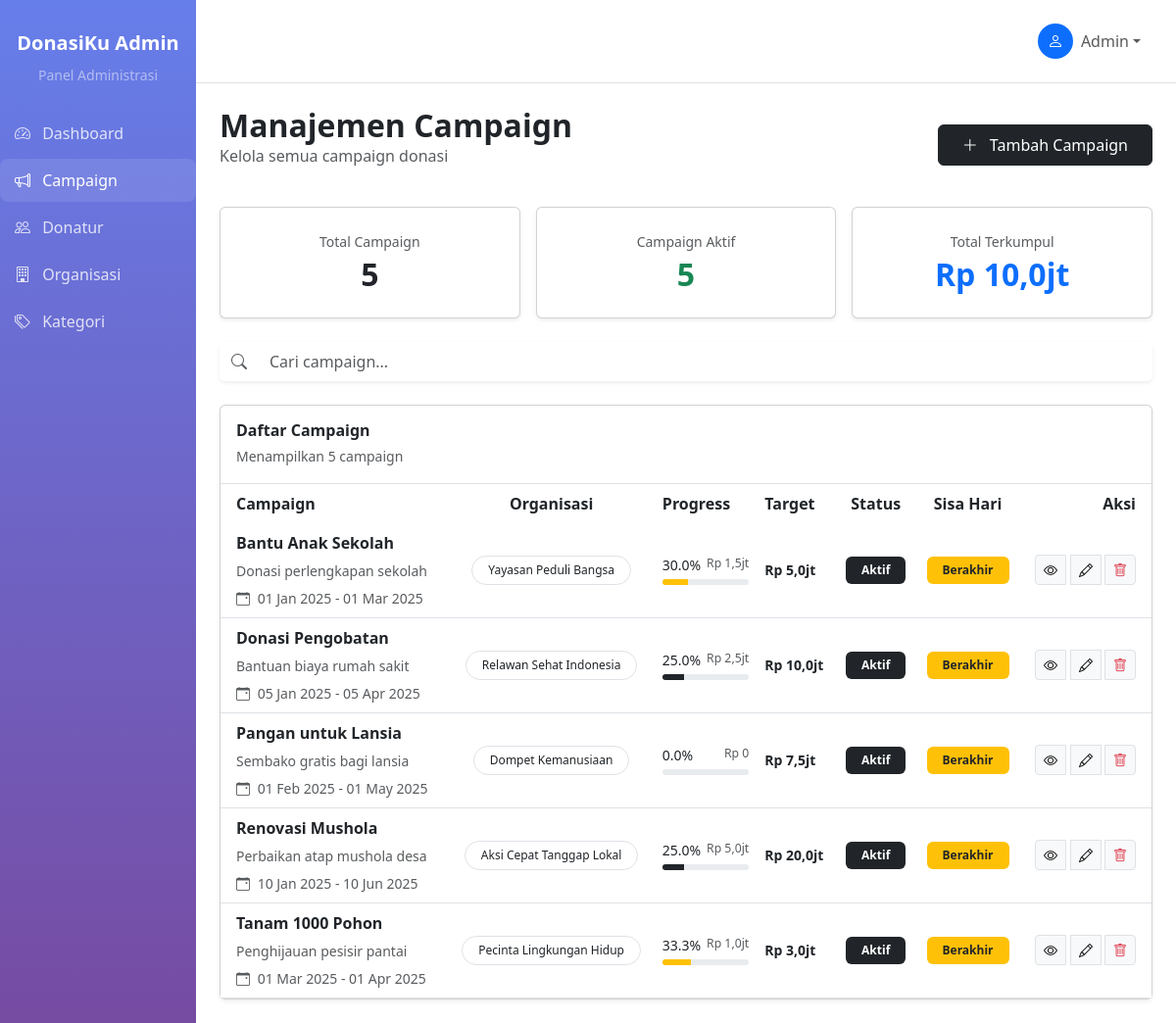
Screenshot of /frontend/admin/campaign.php with the database file from the repository.
### tables this page shows
CREATE TABLE `kampanye` (
  `id_kampanye` int(11) NOT NULL AUTO_INCREMENT,
  `id_organisasi` int(11) DEFAULT NULL,
  `dibuat_oleh` int(11) DEFAULT NULL,
  `judul_kampanye` varchar(150) DEFAULT NULL,
  `deskripsi` text DEFAULT NULL,
  `target_dana` decimal(15,2) DEFAULT NULL,
  `dana_terkumpul` decimal(15,2) DEFAULT 0.00,
  `tgl_mulai` date DEFAULT NULL,
  `tgl_selesai` date DEFAULT NULL,
  `status` enum('aktif','selesai','dibatalkan') DEFAULT 'aktif',
  `kategori` varchar(50) DEFAULT 'Umum',
  `gambar` varchar(255) DEFAULT 'https://images.unsplash.com/photo-1593113630400-ea4288922497?ixlib=rb-1.2.1&auto=format&fit=crop&w=800&q=80',
  `dibuat_pada` timestamp NOT NULL DEFAULT current_timestamp(),
  PRIMARY KEY (`id_kampanye`),
  KEY `id_organisasi` (`id_organisasi`),
  KEY `dibuat_oleh` (`dibuat_oleh`),
  CONSTRAINT `kampanye_ibfk_1` FOREIGN KEY (`id_organisasi`) REFERENCES `organisasi` (`id_organisasi`),
  CONSTRAINT `kampanye_ibfk_2` FOREIGN KEY (`dibuat_oleh`) REFERENCES `users` (`id_pengguna`)
);

CREATE TABLE `organisasi` (
  `id_organisasi` int(11) NOT NULL AUTO_INCREMENT,
  `nama_organisasi` varchar(150) DEFAULT NULL,
  `alamat` text DEFAULT NULL,
  `email_kontak` varchar(100) DEFAULT NULL,
  `no_kontak` varchar(20) DEFAULT NULL,
  PRIMARY KEY (`id_organisasi`)
);

### frontend/admin/campaign.php (the view, shortened to what the rows shown need)
<?php
require_once __DIR__ . '/../../backend/models/CampaignModel.php';
require_once __DIR__ . '/../../backend/models/OrganizationModel.php';
$campaignModel = new CampaignModel();
$orgModel = new OrganizationModel();
$campaigns = $campaignModel->getAllCampaigns();
$totalCampaigns = $campaignModel->countCampaigns();
$activeCampaigns = $campaignModel->countCampaigns('aktif');
$totalTerkumpul = 0;
foreach ($campaigns as $campaign) {
    $totalTerkumpul += $campaign['dana_terkumpul'];
}
$search = $_GET['search'] ?? '';
function formatRupiah($angka) {
    if ($angka >= 1000000000) {
        return 'Rp ' . number_format($angka / 1000000000, 1, ',', '.') . 'M';
    } elseif ($angka >= 1000000) {
        return 'Rp ' . number_format($angka / 1000000, 1, ',', '.') . 'jt';
    } elseif ($angka >= 1000) {
        return 'Rp ' . number_format($angka / 1000, 1, ',', '.') . 'rb';
    }
    return 'Rp ' . number_format($angka, 0, ',', '.');
}
function getStatusBadge($status) {
    switch ($status) {
        case 'aktif': return 'bg-dark';
    }
}
function getStatusText($status) {
    switch ($status) {
        case 'aktif': return 'Aktif';
    }
}
?>
<!DOCTYPE html>
<html lang="id">
<head>
    <link href="https://cdn.jsdelivr.net/npm/bootstrap@5.3.0/dist/css/bootstrap.min.css" rel="stylesheet">
    <link rel="stylesheet" href="https://cdn.jsdelivr.net/npm/bootstrap-icons@1.10.0/font/bootstrap-icons.css">
</head>
<body>
    <div class="container-fluid">
        <div class="row">
            <main class="col-md-10 ms-sm-auto px-0">
                <div class="px-md-4 py-4">
                    <div class="d-flex justify-content-between align-items-center mb-4">
                        <div>
                            <h2 class="fw-bold mb-0">Manajemen Campaign</h2>
                        </div>
                    </div>
                    <div class="row g-3 mb-4 text-center">
                        <div class="col-md-4">
                            <div class="card shadow-sm p-4">
                                <h2 class="fw-bold mb-0"><?php echo $totalCampaigns; ?></h2>
                            </div>
                        </div>
                        <div class="col-md-4">
                            <div class="card shadow-sm p-4">
                                <h2 class="fw-bold mb-0 text-success"><?php echo $activeCampaigns; ?></h2>
                            </div>
                        </div>
                        <div class="col-md-4">
                            <div class="card shadow-sm p-4">
                                <h2 class="fw-bold mb-0 text-primary"><?php echo formatRupiah($totalTerkumpul); ?></h2>
                            </div>
                        </div>
                    </div>
                    <div class="card shadow-sm">
                        <div class="card-body p-0">
                            <div class="table-responsive">
                                <table class="table table-hover align-middle mb-0">
                                    <thead class="bg-light text-muted">
                                        <tr>
                                            <th class="ps-3 border-0">Campaign</th>
                                            <th class="border-0 text-center">Organisasi</th>
                                            <th class="border-0">Progress</th>
                                            <th class="border-0">Target</th>
                                            <th class="border-0 text-center">Status</th>
                                            <th class="border-0 text-center">Sisa Hari</th>
                                            <th class="border-0 text-end pe-3">Aksi</th>
                                        </tr>
                                    </thead>
                                    <tbody>
                                        <?php if (empty($campaigns)): ?>
                                            <tr>
                                                <td colspan="7" class="text-center py-4">
                                                    <i class="bi bi-inbox display-6 text-muted mb-2 d-block"></i>
                                                    <p class="text-muted mb-0">Tidak ada campaign ditemukan</p>
                                                    <?php if ($search): ?>
                                                        <a href="campaign.php" class="btn btn-sm btn-outline-primary mt-2">Tampilkan Semua</a>
                                                    <?php endif; ?>
                                                </td>
                                            </tr>
                                        <?php else: ?>
                                            <?php foreach ($campaigns as $campaign):
                                                $progress = 0;
                                                if ($campaign['target_dana'] > 0) {
                                                    $progress = ($campaign['dana_terkumpul'] / $campaign['target_dana']) * 100;
                                                }
                                                $progress = min(100, $progress);
                                                $sisaHari = 0;
                                                if ($campaign['tgl_selesai']) {
                                                    $today = new DateTime();
                                                    $endDate = new DateTime($campaign['tgl_selesai']);
                                                    $sisaHari = $today->diff($endDate)->days;
                                                    if ($today > $endDate) $sisaHari = 0;
                                                }
                                                $organization = $orgModel->getOrganizationById($campaign['id_organisasi']);
                                                $orgName = $organization ? $organization['nama_organisasi'] : 'Tidak diketahui';
                                                $progressColor = 'bg-dark';
                                                if ($progress >= 100) $progressColor = 'bg-success';
                                                elseif ($progress >= 70) $progressColor = 'bg-primary';
                                                elseif ($progress >= 30) $progressColor = 'bg-warning';
                                            ?>
                                            <tr>
                                                <td class="ps-3">
                                                    <div class="fw-bold mb-1"><?php echo htmlspecialchars($campaign['judul_kampanye']); ?></div>
                                                    <small class="text-muted">
                                                        <?php
                                                        $deskripsi = strip_tags($campaign['deskripsi']);
                                                        echo strlen($deskripsi) > 50 ? substr($deskripsi, 0, 50) . '...' : $deskripsi;
                                                        ?>
                                                    </small>
                                                    <div class="mt-1">
                                                        <small class="text-muted">
                                                            <i class="bi bi-calendar-event me-1"></i>
                                                            <?php echo date('d M Y', strtotime($campaign['tgl_mulai'])); ?> -
                                                            <?php echo date('d M Y', strtotime($campaign['tgl_selesai'])); ?>
                                                        </small>
                                                    </div>
                                                </td>
                                                <td class="text-center">
                                                    <span class="badge rounded-pill border text-dark fw-normal px-3 py-2">
                                                        <?php echo htmlspecialchars($orgName); ?>
                                                    </span>
                                                </td>
                                                <td>
                                                    <small class="d-flex justify-content-between">
                                                        <span><?php echo number_format($progress, 1); ?>%</span>
                                                        <span class="text-muted small"><?php echo formatRupiah($campaign['dana_terkumpul']); ?></span>
                                                    </small>
                                                    <div class="progress mt-1" style="height: 6px;">
                                                        <div class="progress-bar <?php echo $progressColor; ?>" style="width: <?php echo $progress; ?>%"></div>
                                                    </div>
                                                </td>
                                                <td class="fw-bold small"><?php echo formatRupiah($campaign['target_dana']); ?></td>
                                                <td class="text-center">
                                                    <span class="badge <?php echo getStatusBadge($campaign['status']); ?> px-3 py-2">
                                                        <?php echo getStatusText($campaign['status']); ?>
                                                    </span>
                                                </td>
                                                <td class="text-center">
                                                    <?php if ($campaign['status'] == 'aktif' && $sisaHari > 0): ?>
                                                        <span class="badge bg-light text-dark px-3 py-2">
                                                            <?php echo $sisaHari; ?> hari
                                                        </span>
                                                    <?php elseif ($campaign['status'] == 'aktif'): ?>
                                                        <span class="badge bg-warning text-dark px-3 py-2">
                                                            Berakhir
                                                        </span>
                                                    <?php else: ?>
                                                        <span class="text-muted small">-</span>
                                                    <?php endif; ?>
                                                </td>
                                                <td class="text-end pe-3">
                                                    <div class="btn-group" role="group">
                                                        <a href="../user/detail.php?id=<?php echo $campaign['id_kampanye']; ?>"
                                                           class="btn btn-sm btn-light border" target="_blank" title="Lihat">
                                                            <i class="bi bi-eye"></i>
                                                        </a>
                                                        <button type="button" class="btn btn-sm btn-light border mx-1 edit-campaign-btn"
                                                                data-id="<?php echo $campaign['id_kampanye']; ?>" title="Edit">
                                                            <i class="bi bi-pencil"></i>
                                                        </button>
                                                        <button type="button" class="btn btn-sm btn-light border text-danger delete-campaign-btn"
                                                                data-id="<?php echo $campaign['id_kampanye']; ?>"
                                                                data-title="<?php echo htmlspecialchars($campaign['judul_kampanye']); ?>" title="Hapus">
                                                            <i class="bi bi-trash"></i>
                                                        </button>
                                                    </div>
                                                </td>
                                            </tr>
                                            <?php endforeach; ?>
                                        <?php endif; ?>
                                    </tbody>
                                </table>
                            </div>
                        </div>
                    </div>
                </div>
            </main>
        </div>
    </div>
</body>
</html>

### rows the page displays
kampanye: judul_kampanye "Bantu Anak Sekolah", deskripsi "Donasi perlengkapan sekolah", tgl_mulai "01 Jan 2025", tgl_selesai "01 Mar 2025", id_organisasi.nama_organisasi "Yayasan Peduli Bangsa", progress "30.0", dana_terkumpul "Rp 1,5jt", target_dana "Rp 5,0jt", status "Aktif", shows "Berakhir"
kampanye: judul_kampanye "Donasi Pengobatan", deskripsi "Bantuan biaya rumah sakit", tgl_mulai "05 Jan 2025", tgl_selesai "05 Apr 2025", id_organisasi.nama_organisasi "Relawan Sehat Indonesia", progress "25.0", dana_terkumpul "Rp 2,5jt", target_dana "Rp 10,0jt", status "Aktif", shows "Berakhir"
kampanye: judul_kampanye "Pangan untuk Lansia", deskripsi "Sembako gratis bagi lansia", tgl_mulai "01 Feb 2025", tgl_selesai "01 May 2025", id_organisasi.nama_organisasi "Dompet Kemanusiaan", progress "0.0", dana_terkumpul "Rp 0", target_dana "Rp 7,5jt", status "Aktif", shows "Berakhir"
kampanye: judul_kampanye "Renovasi Mushola", deskripsi "Perbaikan atap mushola desa", tgl_mulai "10 Jan 2025", tgl_selesai "10 Jun 2025", id_organisasi.nama_organisasi "Aksi Cepat Tanggap Lokal", progress "25.0", dana_terkumpul "Rp 5,0jt", target_dana "Rp 20,0jt", status "Aktif", shows "Berakhir"
kampanye: judul_kampanye "Tanam 1000 Pohon", deskripsi "Penghijauan pesisir pantai", tgl_mulai "01 Mar 2025", tgl_selesai "01 Apr 2025", id_organisasi.nama_organisasi "Pecinta Lingkungan Hidup", progress "33.3", dana_terkumpul "Rp 1,0jt", target_dana "Rp 3,0jt", status "Aktif", shows "Berakhir"

### other values shown
$totalCampaigns "5"
$activeCampaigns "5"
formatRupiah($totalTerkumpul) "Rp 10,0jt"
count($campaigns) "5"
